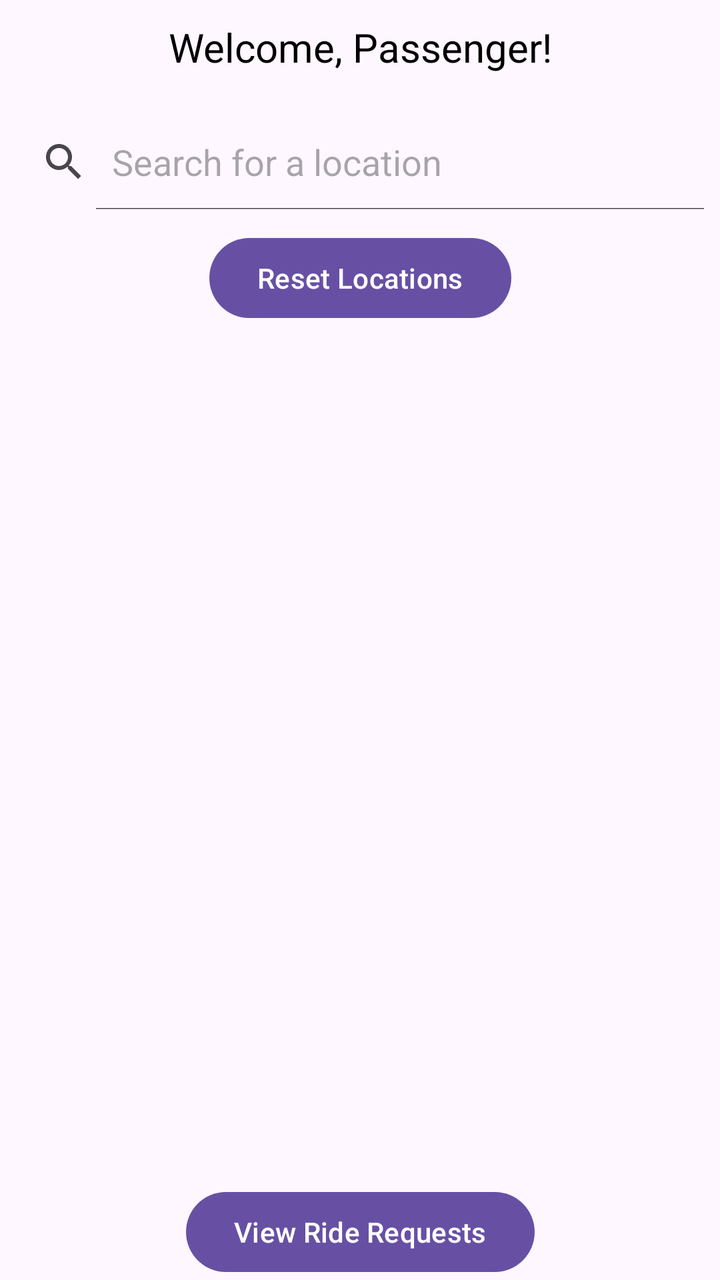
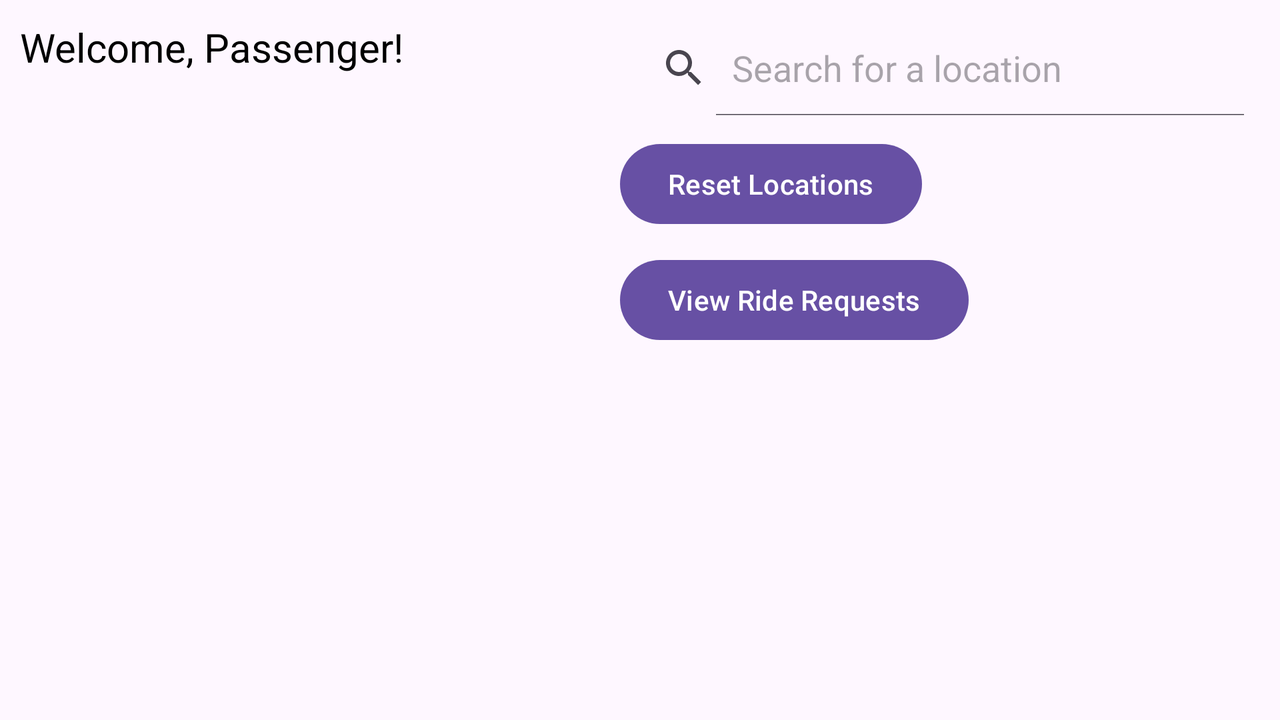

One screen, two layout resources from the same app: the default and the repository's alternative for another configuration. Each is rendered where Android would select it; the XML of both is given below.
<!-- AndroidManifest.xml: application theme Theme.TaxiApplication -->
<!-- res/layout/activity_passenger.xml -->
<?xml version="1.0" encoding="utf-8"?>
<androidx.constraintlayout.widget.ConstraintLayout
    xmlns:android="http://schemas.android.com/apk/res/android"
    xmlns:app="http://schemas.android.com/apk/res-auto"
    android:layout_width="match_parent"
    android:layout_height="match_parent">

    
    <TextView
        android:id="@+id/passengerWelcome"
        android:layout_width="wrap_content"
        android:layout_height="wrap_content"
        android:text="Welcome, Passenger!"
        android:textColor="#000000"
        android:textSize="20sp"
        android:padding="10dp"
        app:layout_constraintTop_toTopOf="parent"
        app:layout_constraintStart_toStartOf="parent"
        app:layout_constraintEnd_toEndOf="parent" />

    
    <SearchView
        android:id="@+id/search_view"
        android:layout_width="0dp"
        android:layout_height="wrap_content"
        android:queryHint="Search for a location"
        android:iconifiedByDefault="false"
        android:layout_marginTop="10dp"
        app:layout_constraintTop_toBottomOf="@id/passengerWelcome"
        app:layout_constraintStart_toStartOf="parent"
        app:layout_constraintEnd_toEndOf="parent" />

    
    <Button
        android:id="@+id/resetLocationsButton"
        android:layout_width="wrap_content"
        android:layout_height="wrap_content"
        android:text="Reset Locations"
        android:layout_marginTop="10dp"
        app:layout_constraintTop_toBottomOf="@id/search_view"
        app:layout_constraintStart_toStartOf="parent"
        app:layout_constraintEnd_toEndOf="parent" />

    
    <FrameLayout
        android:id="@+id/mapFragmentContainer"
        android:layout_width="0dp"
        android:layout_height="0dp"
        android:layout_margin="10dp"
        app:layout_constraintTop_toBottomOf="@id/resetLocationsButton"
        app:layout_constraintStart_toStartOf="parent"
        app:layout_constraintEnd_toEndOf="parent"
        app:layout_constraintBottom_toTopOf="@id/viewRideRequestsButton" />

    
    <Button
        android:id="@+id/viewRideRequestsButton"
        android:layout_width="wrap_content"
        android:layout_height="wrap_content"
        android:text="View Ride Requests"
        android:layout_marginTop="16dp"
        app:layout_constraintTop_toBottomOf="@id/mapFragmentContainer"
        app:layout_constraintStart_toStartOf="parent"
        app:layout_constraintEnd_toEndOf="parent"
        app:layout_constraintBottom_toBottomOf="parent" />

</androidx.constraintlayout.widget.ConstraintLayout>
<!-- resources referenced by this layout -->
<resources>
  <style name="Theme.TaxiApplication" parent="Base.Theme.TaxiApplication" />
  <style name="Base.Theme.TaxiApplication" parent="Theme.Material3.DayNight.NoActionBar">
          
          
      </style>
</resources>
<!-- res/layout-land/activity_passenger.xml (the repository's variant of the layout above) -->
<!-- drawn on the phone turned sideways -->
<?xml version="1.0" encoding="utf-8"?>
<androidx.constraintlayout.widget.ConstraintLayout
    xmlns:android="http://schemas.android.com/apk/res/android"
    xmlns:app="http://schemas.android.com/apk/res-auto"
    android:layout_width="match_parent"
    android:layout_height="match_parent">

    
    <TextView
        android:id="@+id/passengerWelcome"
        android:layout_width="wrap_content"
        android:layout_height="wrap_content"
        android:text="Welcome, Passenger!"
        android:textColor="#000000"
        android:textSize="20sp"
        android:padding="10dp"
        app:layout_constraintTop_toTopOf="parent"
        app:layout_constraintStart_toStartOf="parent" />

    
    <FrameLayout
        android:id="@+id/mapFragmentContainer"
        android:layout_width="0dp"
        android:layout_height="0dp"
        android:layout_margin="10dp"
        app:layout_constraintTop_toBottomOf="@id/passengerWelcome"
        app:layout_constraintStart_toStartOf="parent"
        app:layout_constraintBottom_toBottomOf="parent"
        app:layout_constraintEnd_toStartOf="@id/actionContainer" />

    
    <LinearLayout
        android:id="@+id/actionContainer"
        android:layout_width="wrap_content"
        android:layout_height="0dp"
        android:orientation="vertical"
        android:layout_margin="10dp"
        app:layout_constraintTop_toTopOf="parent"
        app:layout_constraintEnd_toEndOf="parent"
        app:layout_constraintBottom_toBottomOf="parent">

        
        <SearchView
            android:id="@+id/search_view"
            android:layout_width="wrap_content"
            android:layout_height="wrap_content"
            android:queryHint="Search for a location"
            android:iconifiedByDefault="false" />

        
        <Button
            android:id="@+id/resetLocationsButton"
            android:layout_width="wrap_content"
            android:layout_height="wrap_content"
            android:text="Reset Locations"
            android:layout_marginTop="10dp" />

        
        <Button
            android:id="@+id/viewRideRequestsButton"
            android:layout_width="wrap_content"
            android:layout_height="wrap_content"
            android:text="View Ride Requests"
            android:layout_marginTop="10dp" />
    </LinearLayout>

</androidx.constraintlayout.widget.ConstraintLayout>
